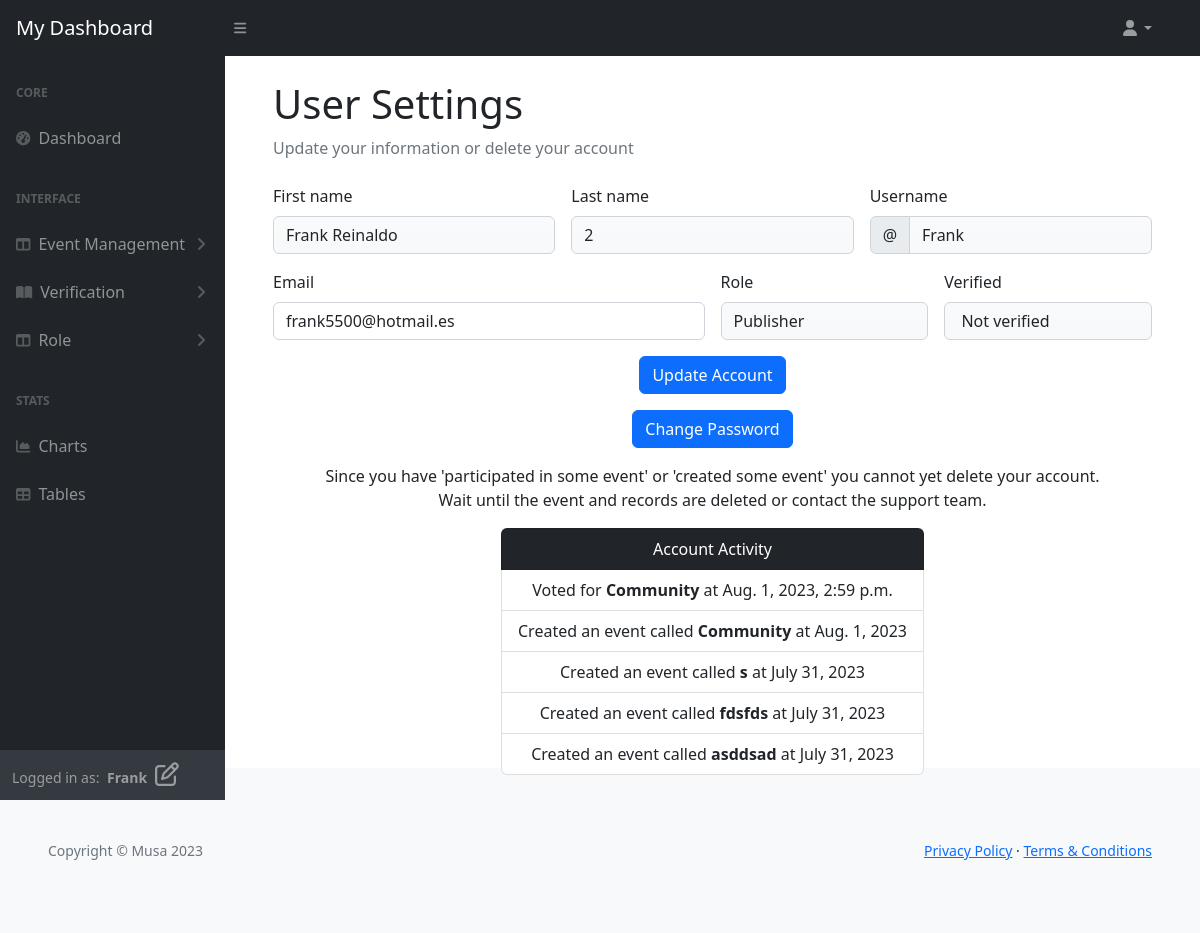
The app's page /user/settings/ (signed in) with its own data.
### musa/models.py (models this page shows, shortened)
class UserProfile(AbstractUser):
    verified = models.BooleanField(default=False)
    role = models.IntegerField(choices=ROLES, default=0)
    user_card = models.ManyToManyField(
        'vote_management.VoteCard', through='vote_management.VoteRecord', related_name='user_cards')
    class Meta:
        ordering = ['username']

### vote_management/models.py (models this page shows, shortened)
class VoteRecord(models.Model):
    voter = models.ForeignKey(
        'musa.UserProfile', on_delete=models.CASCADE, related_name="voter_record")
    vote_card = models.ForeignKey(
        VoteCard, on_delete=models.CASCADE, related_name="votecard_record")
    elected_person = models.ForeignKey('ElectedPerson',
                                       on_delete=models.CASCADE,
                                       related_name="elected_record")
    timestamp = models.DateTimeField(auto_now_add=True)
    class Meta:
        ordering = ['timestamp']

class VoteCard(models.Model):
    title = models.CharField(max_length=80, unique=True)
    slug = models.SlugField(max_length=200, unique=True)
    author = models.ForeignKey(
        'musa.UserProfile', on_delete=models.CASCADE, related_name="card_author")
    category = models.ForeignKey(
        Category, on_delete=models.CASCADE, related_name="categories")
    mission = models.CharField(max_length=80)
    location = models.CharField(max_length=80)
    description = models.TextField(max_length=264)
    expire = models.DateField()
    event_image = CloudinaryField('image', default='placeholder')
    vote_record = models.ManyToManyField('musa.UserProfile', through='VoteRecord',
                                         related_name='user_votes', blank=True)
    candidates = models.ManyToManyField('ElectedPerson', related_name='vote_cards',
                                        blank=True)
    status = models.IntegerField(choices=STATUS, default=0)
    excerpt = models.TextField(blank=True)
    type = models.IntegerField(choices=CARD_TYPE, default=0)
    created_on = models.DateField(auto_now_add=True)
    class Meta:
        ordering = ['-created_on']
    def __str__(self):
        return self.title

### user_profile/views.py (the view, shortened to what this page needs)
# urls.py: path('user/settings/', UserSettings.as_view(),
class UserSettings(UpdateView):
    model = UserProfile
    form_class = UserProfileForm
    template_name = 'backend/user-dashboard/settings.html'
    context_object_name = 'user_settings'
    def get_object(self, queryset=None):
        return self.request.user

### user_profile/views.py
class UserProfileForm(forms.ModelForm):
    class Meta:
        model = UserProfile
        fields = ['first_name', 'last_name', 'email']

### templates/backend/user-dashboard/settings.html (shortened to what this page needs)
{% extends "backend/user-dashboard/base.html" %}
{% load i18n %}
{% block content%}
<div id="layoutSidenav_content">
    <main>
        <div class="container-fluid px-5">
            <h1 class="mt-4">User Settings</h1>
            <ol class="breadcrumb mb-4">
                <li class="breadcrumb-item active">Update your information or delete your account</li>
            </ol>
            <form class="row g-3 needs-validation" method="POST" action="{% url 'user_settings' %}" novalidate>
                {% if user_settings.role == 0 %}
                <div class="col-md-4">
                    <label for="validationCustom01" class="form-label">First name</label>
                    <input type="text" class="form-control" id="validationCustom01"
                        value="{{ user_settings.first_name}}" name="first_name" required>
                    <div class="valid-feedback">
                        Looks good!
                    </div>
                </div>
                <div class="col-md-4">
                    <label for="validationCustom02" class="form-label">Last name</label>
                    <input type="text" class="form-control" id="validationCustom02" value="{{ user_settings.last_name}}"
                        name="last_name" required>
                    <div class="valid-feedback">
                        Looks good!
                    </div>
                </div>
                {% else %}
                <div class="col-md-4">
                    <label for="validationCustom01" class="form-label">First name</label>
                    <input type="text" class="form-control bg-light bg-gradient" id="validationCustom01"
                        value="{{ user_settings.first_name}}" name="first_name" readonly required>
                </div>
                <div class="col-md-4">
                    <label for="validationCustom02" class="form-label">Last name</label>
                    <input type="text" class="form-control bg-light bg-gradient" id="validationCustom02"
                        value="{{ user_settings.last_name}}" name="last_name" readonly required>
                </div>
                {% endif %}
                <div class="col-md-4">
                    <label for="validationCustomUsername" class="form-label">Username</label>
                    <div class="input-group has-validation">
                        <span class="input-group-text" id="inputGroupPrepend">@</span>
                        <input type="text" value="{{ user_settings.username}}" class="form-control bg-light bg-gradient"
                            id="validationCustomUsername" name="username" aria-describedby="inputGroupPrepend" readonly
                            required>
                    </div>
                </div>
                <div class="col-md-6">
                    <label for="validationCustom03" class="form-label">Email</label>
                    <input type="email" value="{{ user_settings.email}}"
                        class="form-control {% if form.errors.email %}is-invalid{% endif %}" id="validationCustom03"
                        name="email" required>
                </div>
                <div class="col-md-3">
                    <label for="validationCustom04" class="form-label">Role</label>
                    <input type="text" value="{{ user_settings.get_role_display}}" name="role"
                        class="form-control bg-light bg-gradient" id="validationCustom04" required readonly>
                </div>
                <div class="col-md-3">
                    <label for="validationCustom05" class="form-label">Verified</label>
                    <input type="text"
                        value="{% if user_settings.verified == 1 %} Verified {% else %} Not verified {% endif %}"
                        name="verified" class="form-control bg-light bg-gradient" id="validationCustom05" required
                        readonly>
                </div>
                <div class="col-12 text-center">
                    <button class="btn btn-primary" type="submit">Update Account</button>
                </div>
                <div class="col-12 text-center">
                    <a class="btn btn-primary" href="{% url 'user_change' %}">Change Password</a>
                </div>
                {% if user_settings.user_votes.all or user_settings.card_author.exists %}
                <div class="col-12 text-center">
                    <p>Since you have 'participated in some event' or 'created some event' you cannot yet delete your
                        account.<br>
                        Wait until the event and records are deleted or contact the support team.
                    </p>
                    <ul class="list-group d-inline-block">
                        <li class="list-group-item bg-dark text-white" aria-current="true">Account Activity</li>
                        {% for voter in user_settings.voter_record.all %}
                        <li class="list-group-item">Voted for <strong>{{ voter.vote_card }} </strong>at
                            {{ voter.timestamp }}</li>
                        {% endfor %}
                        {% for card in user_settings.card_author.all %}
                        <li class="list-group-item">Created an event called <strong>{{ card.title }} </strong>at
                            {{ card.created_on }}</li>
                        {% endfor %}
                    </ul>
                </div>
                {% else %}
                <div class="col-12 text-center">
                    <a class="btn btn-danger" href="{% url 'user_delete' %}">Delete Account</a>
                </div>
                {% endif %}
            </form>
        </div>
    </main>
</div>
{% endblock %}

### templates/backend/user-dashboard/base.html (shortened to what this page needs)
{% load static %}
{% now "Y-m-d" as current_date %}
<!DOCTYPE html>
<html lang="en">
<head>
    <link href="https://cdn.jsdelivr.net/npm/simple-datatables@7.1.2/dist/style.min.css" rel="stylesheet" />
    <link href="{% static 'user/css/styles.css' %}" rel="stylesheet" />
</head>
<body class="sb-nav-fixed">
    <nav class="sb-topnav navbar navbar-expand navbar-dark bg-dark">
        <a class="navbar-brand ps-3" href="{% url 'user_dashboard' %}">My Dashboard</a>
        <button class="btn btn-link btn-sm order-1 order-lg-0 me-4 me-lg-0" id="sidebarToggle" href="#!"><i
                class="fas fa-bars"></i></button>
        <div class="d-md-inline-block form-inline ms-auto me-0 me-md-3 my-2 my-md-0">
            <ul class="navbar-nav ms-auto ms-md-0 me-3 me-lg-4">
                <li class="nav-item dropdown">
                    <a class="nav-link dropdown-toggle" id="navbarDropdown" href="#" role="button"
                        data-bs-toggle="dropdown" aria-expanded="false"><i class="fas fa-user fa-fw"></i></a>
                </li>
            </ul>
        </div>
    </nav>
    <div id="layoutSidenav">
        <div id="layoutSidenav_nav">
            <nav class="sb-sidenav accordion sb-sidenav-dark" id="sidenavAccordion">
                <div class="sb-sidenav-menu">
                    <div class="nav">
                        <div class="sb-sidenav-menu-heading">Core</div>
                        <a class="nav-link" href="{% url 'user_dashboard' %}">
                            <div class="sb-nav-link-icon"><i class="fas fa-tachometer-alt"></i></div>
                            Dashboard
                        </a>
                        <div class="sb-sidenav-menu-heading">Interface</div>
                        <a class="nav-link collapsed" href="#" data-bs-toggle="collapse"
                            data-bs-target="#collapseLayouts" aria-expanded="false" aria-controls="collapseLayouts">
                            <div class="sb-nav-link-icon"><i class="fas fa-columns"></i></div>
                            Event Management
                            <div class="sb-sidenav-collapse-arrow"><i class="fas fa-angle-down"></i></div>
                        </a>
                        <a class="nav-link collapsed" href="#" data-bs-toggle="collapse" data-bs-target="#collapsePages"
                            aria-expanded="false" aria-controls="collapsePages">
                            <div class="sb-nav-link-icon"><i class="fas fa-book-open"></i></div>
                            Verification
                            <div class="sb-sidenav-collapse-arrow"><i class="fas fa-angle-down"></i></div>
                        </a>
                        <a class="nav-link collapsed" href="#" data-bs-toggle="collapse" data-bs-target="#collapseRole"
                            aria-expanded="false" aria-controls="collapseRole">
                            <div class="sb-nav-link-icon"><i class="fas fa-columns"></i></div>
                            Role
                            <div class="sb-sidenav-collapse-arrow"><i class="fas fa-angle-down"></i></div>
                        </a>
                        <div class="sb-sidenav-menu-heading">Stats</div>
                        <a class="nav-link" href="charts.html">
                            <div class="sb-nav-link-icon"><i class="fas fa-chart-area"></i></div>
                            Charts
                        </a>
                        <a class="nav-link" href="tables.html">
                            <div class="sb-nav-link-icon"><i class="fas fa-table"></i></div>
                            Tables
                        </a>
                    </div>
                </div>
                <div class="sb-sidenav-footer">
                    <div class="small">Logged in as:
                        <span class="px-1"><strong>{{ request.user.username }}
                                {% if request.user.role == 0 %}
                                <i class="fa-regular fa-user px-1 fs-4 text"></i>
                                {% elif request.user.role == 1 %}
                                <i class="fa-regular fa-pen-to-square px-1 fs-4 text"></i>
                                {% endif %}
                            </strong>
                        </span>
                    </div>
                </div>
            </nav>
        </div>
        {% block content %}
        {% endblock content %}
    </div>
    <footer class="py-4 bg-light mt-4">
        <div class="container-fluid p-5">
            <div class="d-flex align-items-center justify-content-between small">
                <div class="text-muted">Copyright &copy; Musa 2023</div>
                <div>
                    <a href="#">Privacy Policy</a>
                    &middot;
                    <a href="#">Terms &amp; Conditions</a>
                </div>
            </div>
        </div>
    </footer>
</body>
</html>

### records on screen
UserProfile: user.username "Frank", first_name "Frank Reinaldo", last_name "2", username "Frank", email "frank5500@hotmail.es", role "Publisher", verified "Not verified"
VoteRecord: vote_card "Community", timestamp "Aug. 1, 2023, 2:59 p.m."
VoteCard: title "Community", created_on "Aug. 1, 2023"
VoteCard: title "s", created_on "July 31, 2023"
VoteCard: title "fdsfds", created_on "July 31, 2023"
VoteCard: title "asddsad", created_on "July 31, 2023"
